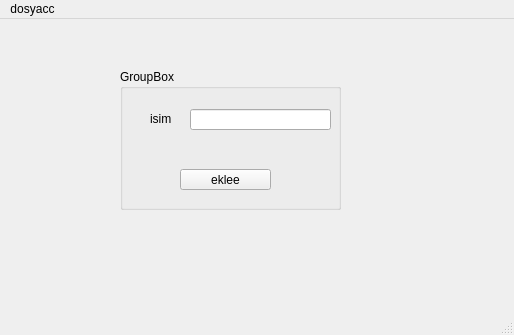
<?xml version="1.0" encoding="UTF-8"?>
<ui version="4.0">
 <class>MainWindow</class>
 <widget class="QMainWindow" name="MainWindow">
  <property name="geometry">
   <rect>
    <x>0</x>
    <y>0</y>
    <width>514</width>
    <height>335</height>
   </rect>
  </property>
  <property name="windowTitle">
   <string>MainWindow</string>
  </property>
  <widget class="QWidget" name="centralwidget">
   <widget class="QGroupBox" name="groupBox">
    <property name="geometry">
     <rect>
      <x>120</x>
      <y>50</y>
      <width>221</width>
      <height>141</height>
     </rect>
    </property>
    <property name="title">
     <string>GroupBox</string>
    </property>
    <widget class="QLabel" name="label">
     <property name="geometry">
      <rect>
       <x>30</x>
       <y>40</y>
       <width>31</width>
       <height>20</height>
      </rect>
     </property>
     <property name="text">
      <string>isim</string>
     </property>
    </widget>
    <widget class="QPushButton" name="pushButton">
     <property name="geometry">
      <rect>
       <x>60</x>
       <y>100</y>
       <width>91</width>
       <height>21</height>
      </rect>
     </property>
     <property name="text">
      <string>eklee</string>
     </property>
    </widget>
    <widget class="QLineEdit" name="lineEdit">
     <property name="geometry">
      <rect>
       <x>70</x>
       <y>40</y>
       <width>141</width>
       <height>21</height>
      </rect>
     </property>
     <property name="text">
      <string/>
     </property>
    </widget>
   </widget>
  </widget>
  <widget class="QMenuBar" name="menubar">
   <property name="geometry">
    <rect>
     <x>0</x>
     <y>0</y>
     <width>514</width>
     <height>18</height>
    </rect>
   </property>
   <widget class="QMenu" name="menudosyacc">
    <property name="title">
     <string>dosyacc</string>
    </property>
    <addaction name="actiona_2"/>
   </widget>
   <addaction name="menudosyacc"/>
  </widget>
  <widget class="QStatusBar" name="statusbar"/>
  <action name="actiona">
   <property name="text">
    <string>açç</string>
   </property>
  </action>
  <action name="actiona_2">
   <property name="text">
    <string>aç</string>
   </property>
  </action>
 </widget>
 <resources/>
 <connections/>
</ui>
